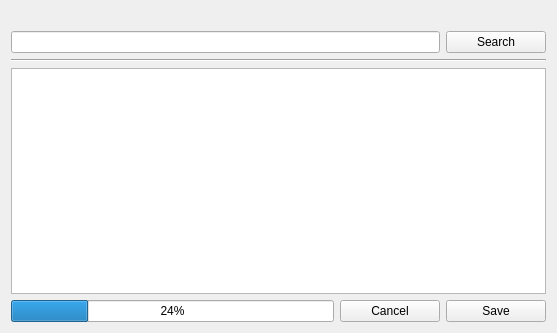
<?xml version="1.0" encoding="UTF-8"?>
<ui version="4.0">
 <class>AlternateCovers</class>
 <widget class="QDialog" name="AlternateCovers">
  <property name="geometry">
   <rect>
    <x>0</x>
    <y>0</y>
    <width>557</width>
    <height>333</height>
   </rect>
  </property>
  <property name="windowTitle">
   <string>Search alternative image</string>
  </property>
  <layout class="QGridLayout" name="gridLayout">
   <item row="0" column="0" colspan="3">
    <widget class="QLabel" name="lab_title">
     <property name="font">
      <font>
       <weight>75</weight>
       <bold>true</bold>
      </font>
     </property>
     <property name="text">
      <string/>
     </property>
    </widget>
   </item>
   <item row="1" column="0" colspan="2">
    <widget class="QLineEdit" name="le_search"/>
   </item>
   <item row="1" column="2">
    <widget class="QPushButton" name="btn_search">
     <property name="sizePolicy">
      <sizepolicy hsizetype="Fixed" vsizetype="Fixed">
       <horstretch>0</horstretch>
       <verstretch>0</verstretch>
      </sizepolicy>
     </property>
     <property name="minimumSize">
      <size>
       <width>50</width>
       <height>0</height>
      </size>
     </property>
     <property name="maximumSize">
      <size>
       <width>156113</width>
       <height>16777215</height>
      </size>
     </property>
     <property name="focusPolicy">
      <enum>Qt::NoFocus</enum>
     </property>
     <property name="text">
      <string>Search</string>
     </property>
    </widget>
   </item>
   <item row="2" column="0" colspan="3">
    <widget class="Line" name="line">
     <property name="orientation">
      <enum>Qt::Horizontal</enum>
     </property>
    </widget>
   </item>
   <item row="3" column="0" colspan="3">
    <widget class="QTableView" name="tv_images">
     <property name="minimumSize">
      <size>
       <width>520</width>
       <height>220</height>
      </size>
     </property>
     <property name="verticalScrollBarPolicy">
      <enum>Qt::ScrollBarAsNeeded</enum>
     </property>
     <property name="tabKeyNavigation">
      <bool>false</bool>
     </property>
     <property name="showDropIndicator" stdset="0">
      <bool>false</bool>
     </property>
     <property name="dragDropOverwriteMode">
      <bool>false</bool>
     </property>
     <property name="selectionMode">
      <enum>QAbstractItemView::SingleSelection</enum>
     </property>
     <property name="verticalScrollMode">
      <enum>QAbstractItemView::ScrollPerPixel</enum>
     </property>
     <property name="horizontalScrollMode">
      <enum>QAbstractItemView::ScrollPerPixel</enum>
     </property>
     <property name="showGrid">
      <bool>false</bool>
     </property>
     <property name="gridStyle">
      <enum>Qt::NoPen</enum>
     </property>
     <property name="cornerButtonEnabled">
      <bool>false</bool>
     </property>
     <attribute name="horizontalHeaderVisible">
      <bool>false</bool>
     </attribute>
     <attribute name="horizontalHeaderHighlightSections">
      <bool>false</bool>
     </attribute>
     <attribute name="verticalHeaderVisible">
      <bool>false</bool>
     </attribute>
     <attribute name="verticalHeaderHighlightSections">
      <bool>false</bool>
     </attribute>
    </widget>
   </item>
   <item row="4" column="1">
    <widget class="QPushButton" name="btn_cancel">
     <property name="minimumSize">
      <size>
       <width>100</width>
       <height>0</height>
      </size>
     </property>
     <property name="maximumSize">
      <size>
       <width>100</width>
       <height>16777215</height>
      </size>
     </property>
     <property name="focusPolicy">
      <enum>Qt::NoFocus</enum>
     </property>
     <property name="text">
      <string>Cancel</string>
     </property>
    </widget>
   </item>
   <item row="4" column="2">
    <widget class="QPushButton" name="btn_save">
     <property name="minimumSize">
      <size>
       <width>100</width>
       <height>0</height>
      </size>
     </property>
     <property name="maximumSize">
      <size>
       <width>100</width>
       <height>16777215</height>
      </size>
     </property>
     <property name="focusPolicy">
      <enum>Qt::NoFocus</enum>
     </property>
     <property name="text">
      <string>Save</string>
     </property>
    </widget>
   </item>
   <item row="4" column="0">
    <widget class="QProgressBar" name="pb_progress">
     <property name="value">
      <number>24</number>
     </property>
    </widget>
   </item>
  </layout>
 </widget>
 <resources/>
 <connections/>
</ui>
